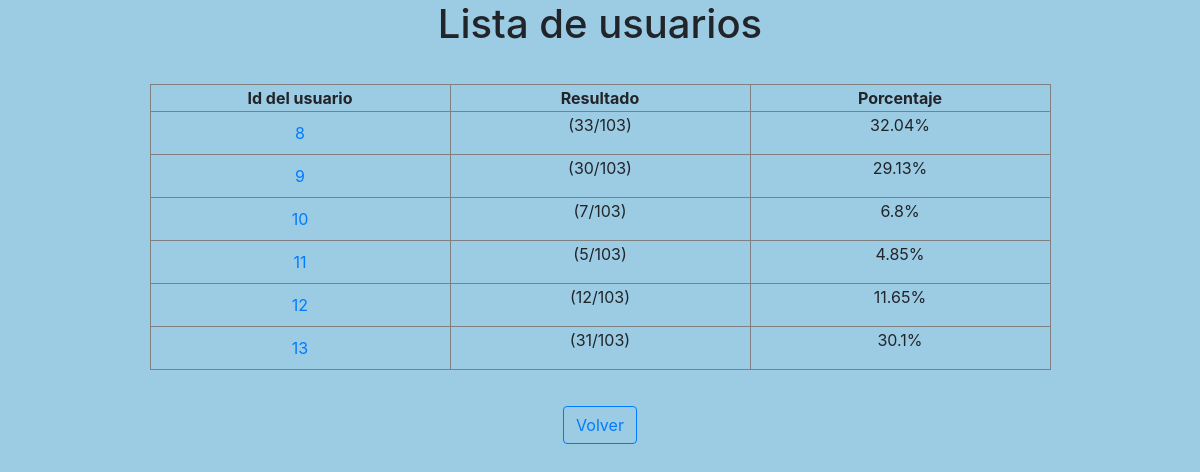
/listaUsuarios.php, run on the app's committed database.
### tables this page shows
CREATE TABLE IF NOT EXISTS `usuario` (
  `code` int(11) NOT NULL AUTO_INCREMENT,
  PRIMARY KEY (`code`),
  UNIQUE KEY `code` (`code`)
);

### listaUsuarios.php (the view, shortened to what this page needs)
<?php
	$conexion = mysqli_connect("localhost","root","","shinystats") or die ("No se ha podido conectar al servidor de Base de datos");
	$resultado = mysqli_query($conexion,"SELECT * FROM usuario");
 ?>
 <!DOCTYPE html>
 <html lang="es">
 <head>
 	<link rel="stylesheet" href="https://stackpath.bootstrapcdn.com/bootstrap/4.3.1/css/bootstrap.min.css">
	<link rel="stylesheet" type="text/css" href="css/index.css">
 </head>
 <body>
 	<h1>Lista de usuarios</h1>
 	<table border="1" id="table">
 		<tr>
 			<th>Id del usuario</th>
 			<th>Resultado</th>
 			<th>Porcentaje</th>
 		</tr>
 		<?php
 			while($columna = mysqli_fetch_array($resultado)){
 				$id = $columna['code'];
 				$select = "SELECT count(*) FROM shiny WHERE codeUsuario=".$id." AND ocurrencia>0";
 				$aux1 = mysqli_query($conexion,$select);
 				$n = $aux1->fetch_row()[0];
 				$aux2 = mysqli_query($conexion,"SELECT count(*) FROM pokemon");
 				$nTotal = $aux2->fetch_row()[0];
 				echo "<tr>";
 				echo "<td><a href='usuario.php?id=".$id."'>".$id."</td>";
 				echo "<td><p>(".$n."/".$nTotal.")</p></td>";
 				echo "<td><p>".round(($n/$nTotal)*100,2)."%</p></td>";
 				echo "</tr>";
 			}
 		 ?>
 	</table>
 	<input type="button" value="Volver" class="btn btn-outline-primary" onclick="location.href='index.php'">
 </body>
 </html>

### css/index.css (style rules this page uses)
body { background-color: #9CCBE4; text-align: center; margin: 0 auto !important; }
table { margin: 3% auto; }
td { vertical-align: middle; width: 300px; }

### data on the page
usuario: code "8", n "33", nTotal "103", nTotal "32.04"
usuario: code "9", n "30", nTotal "103", nTotal "29.13"
usuario: code "10", n "7", nTotal "103", nTotal "6.8"
usuario: code "11", n "5", nTotal "103", nTotal "4.85"
usuario: code "12", n "12", nTotal "103", nTotal "11.65"
usuario: code "13", n "31", nTotal "103", nTotal "30.1"
